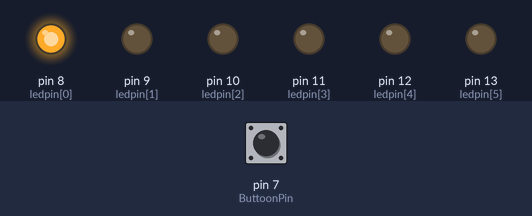
Bench run of a sketch on a simulated Arduino Uno, built with avr-gcc and run on an emulated ATmega328P. On the bench: output pins drawn as LEDs (lit = HIGH). Dashed ring = blinking. The inputs (shaded band) are chosen by the test bench; at power-on: pin 7 (ButtoonPin) LOW. What the sketch prints to the serial monitor is not drawn.

Above: at 1.4 s.
1.5 s: pin 7 (ButtoonPin) pulled HIGH for 1 s
At 3.5 s:
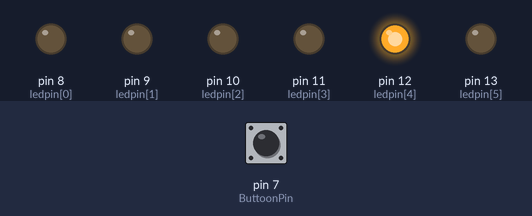
4.0 s: pin 7 (ButtoonPin) pulled HIGH for 0.35 s
At 4.9 s:
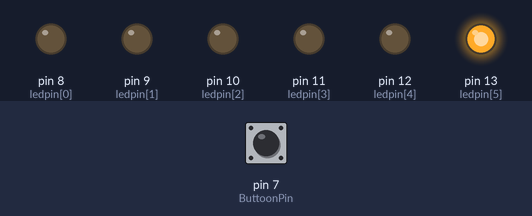
5.8 s: pin 7 (ButtoonPin) pulled HIGH for 3.2 s
At 9.6 s:
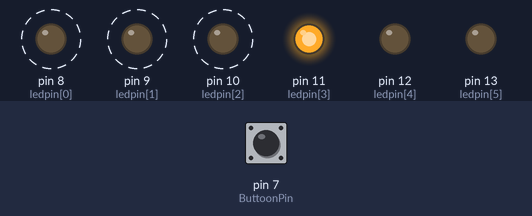
Timing chart, 0 to 11.1 s (numbered marks = the images above; inputs shaded):
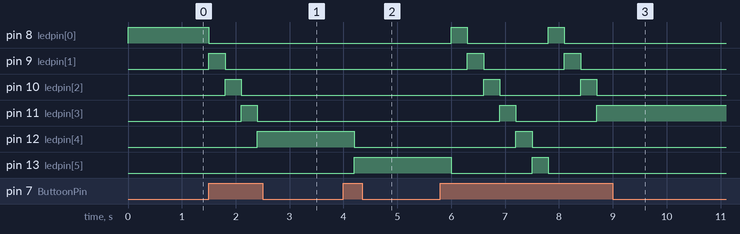

The sketch:

Button_ctrl_ledFlow.ino
```cpp
#define ButtoonPin 7  // 定義按鈕接在數位腳位 7，之後使用變數 ButtoonPin 代替硬編碼的數字 7

int keystatus = 0;    // 用來儲存按鈕目前的狀態（0：未按下，1：按下）

// 宣告整數陣列 ledpin[]，存放 6 顆 LED 燈所接的腳位（D8 ~ D13）
int ledpin[] = {8, 9, 10, 11, 12, 13};  // 六顆 LED 燈的對應腳位

int num = 1;         // num 為目前要點亮的 LED 編號（從 1 到 6）
int i, j;            // 迴圈變數

// setup()：只在 Arduino 開機或重設時執行一次
void setup()
{
  Serial.begin(9600);  // 啟用序列通訊，設定傳輸速率為 9600 bps

  // 在序列監控器中顯示啟動提示文字
  Serial.println("Start System");
  Serial.println("Please Input a Number n to Turn on Ledn");

  // 將所有 LED 的腳位設定為「輸出模式」並預設為關閉（LOW）
  for (i = 0; i <= 5; i++)  // 陣列 ledpin 有 6 個元素，索引為 0~5
  {
    pinMode(ledpin[i], OUTPUT);     // 設定第 i 顆 LED 所接的腳位為輸出
    digitalWrite(ledpin[i], LOW);   // 將該 LED 預設為關閉狀態
  }

  // 將按鈕腳位設為輸入模式，準備接收按鈕狀態
  pinMode(ButtoonPin, INPUT);
}

// loop()：主程式區塊，會持續不斷執行（每秒可能重複幾百次）
void loop()
{
  // 讀取按鈕的目前狀態（HIGH = 被按下，LOW = 未按下）
  keystatus = digitalRead(ButtoonPin);

  // 如果按鈕被按下（HIGH）
  if (keystatus == 1)
  {
    num++;           // 將 num 增加 1，代表要亮下一顆燈
    if (num > 6)     // 如果超過第 6 顆，從頭再來（回到第 1 顆）
    {
      num = 1;
    }
  }

  // 用 for 迴圈控制 6 顆 LED 的狀態
  for (j = 1; j <= 6; j++)  // j 代表第幾顆 LED（1 到 6）
  {
    if (num == j)
    {
      // 只點亮目前 num 對應的那一顆燈
      digitalWrite(ledpin[j - 1], HIGH);
    }
    else
    {
      // 其餘的 LED 全部關閉
      digitalWrite(ledpin[j - 1], LOW);
    }
  }

  delay(300); // 暫停 300 毫秒，用來降低按鈕彈跳或避免重複觸發太快
}
```

Measured:
- after the input at 1.5 s, pin 8 (ledpin[0]): HIGH → LOW at once; pin 9 (ledpin[1]): LOW → HIGH at once, → LOW 0.30 s later; pin 10 (ledpin[2]): LOW → HIGH after 0.30 s, → LOW 0.30 s later; pin 11 (ledpin[3]): LOW → HIGH after 0.60 s, → LOW 0.30 s later; pin 12 (ledpin[4]): LOW → HIGH after 0.90 s
- after the input at 4.0 s, pin 12 (ledpin[4]): HIGH → LOW after 0.20 s; pin 13 (ledpin[5]): LOW → HIGH after 0.20 s
- after the input at 5.8 s, pin 8 (ledpin[0]): alternates HIGH for 0.30 s and LOW for 1.5 s, 4 changes in all, then stays LOW, starting after 0.20 s; pin 9 (ledpin[1]): alternates HIGH for 0.30 s and LOW for 1.5 s, 4 changes in all, then stays LOW, starting after 0.50 s
